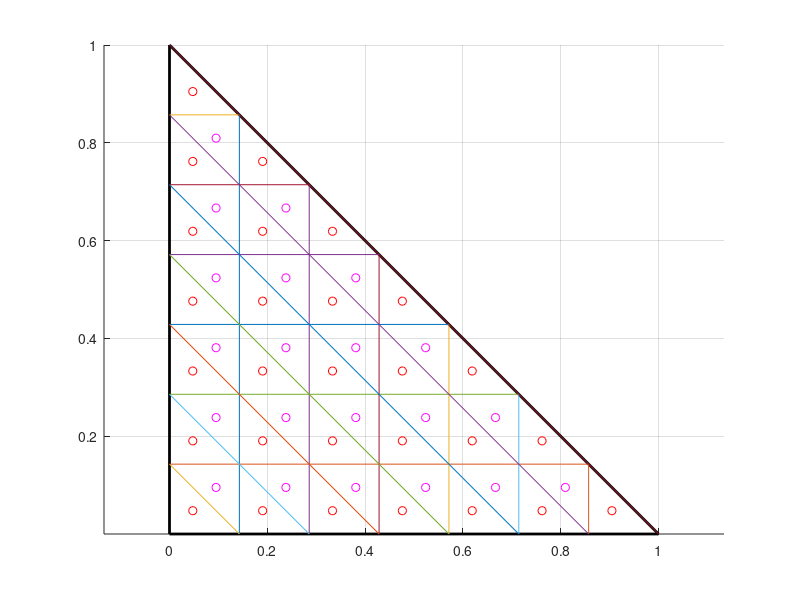

Here is the MATLAB script that generated this plot: (Note: this script raises an error after producing the figure.)
close all
clear all
clf

n=7;

figure(1)
hold on
grid on
plot([0 1 0 0], [0 0 1 0],'k','Linewidth',2)

for i=1:n
plot([i/n i/n],[0 1-i/n])
plot([0 1-i/n],[i/n i/n])
plot([i/n 0],[0 i/n])
end

for i=0:n-1
    x=1/n*(i+1/3);

    for j=0:n-1-i
y=1/n*(j+1/3);
plot(x,y,'or')

    end
end

for i=0:n-2
    x1=1/n*(i+2/3);

    for j=0:n-2-i
y1=1/n*(j+2/3);
plot(x1,y1,'om')

    end
end
axis equal 
grid on

data=load('output.txt');
plot(data(:,1),data(:,2),'kx')